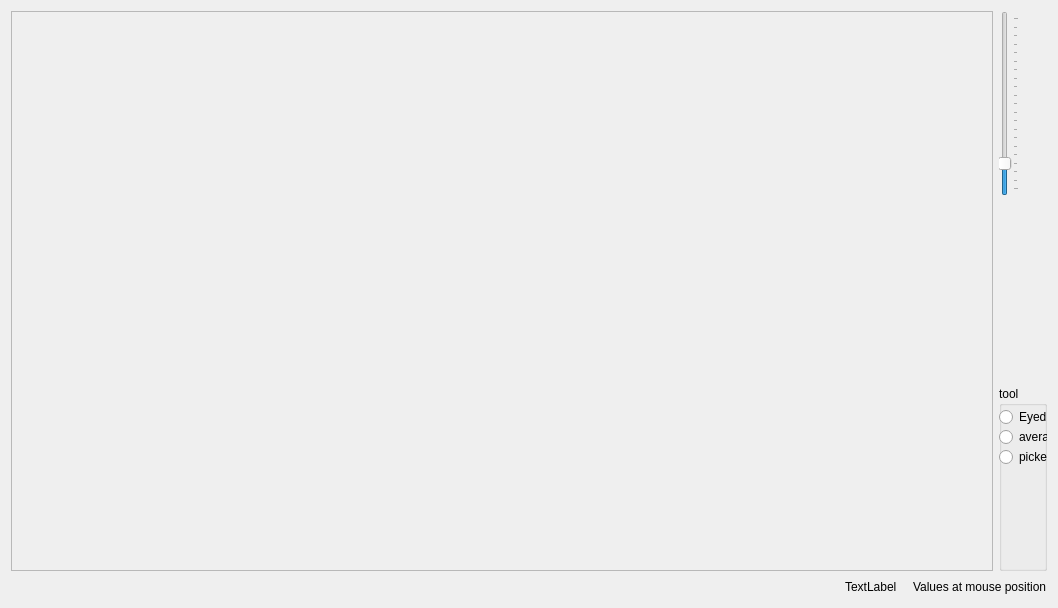
<?xml version="1.0" encoding="UTF-8"?>
<ui version="4.0">
 <class>FlowEditCanvas</class>
 <widget class="QWidget" name="FlowEditCanvas">
  <property name="geometry">
   <rect>
    <x>0</x>
    <y>0</y>
    <width>1058</width>
    <height>608</height>
   </rect>
  </property>
  <property name="windowTitle">
   <string notr="true">Form</string>
  </property>
  <layout class="QGridLayout" name="gridLayout">
   <item row="2" column="0">
    <layout class="QHBoxLayout" name="horizontalLayout">
     <property name="sizeConstraint">
      <enum>QLayout::SetMinimumSize</enum>
     </property>
     <item>
      <spacer name="horizontalSpacer">
       <property name="orientation">
        <enum>Qt::Horizontal</enum>
       </property>
       <property name="sizeHint" stdset="0">
        <size>
         <width>40</width>
         <height>20</height>
        </size>
       </property>
      </spacer>
     </item>
     <item>
      <widget class="QLabel" name="lblPos">
       <property name="text">
        <string notr="true">TextLabel</string>
       </property>
      </widget>
     </item>
     <item>
      <spacer name="horizontalSpacer_2">
       <property name="orientation">
        <enum>Qt::Horizontal</enum>
       </property>
       <property name="sizeType">
        <enum>QSizePolicy::Fixed</enum>
       </property>
       <property name="sizeHint" stdset="0">
        <size>
         <width>10</width>
         <height>20</height>
        </size>
       </property>
      </spacer>
     </item>
     <item>
      <widget class="QLabel" name="lblValues">
       <property name="text">
        <string>Values at mouse position</string>
       </property>
      </widget>
     </item>
    </layout>
   </item>
   <item row="0" column="0">
    <layout class="QHBoxLayout" name="horizontalLayout_2">
     <item>
      <widget class="ImageDisplay" name="flow">
       <property name="sizePolicy">
        <sizepolicy hsizetype="Expanding" vsizetype="Expanding">
         <horstretch>0</horstretch>
         <verstretch>0</verstretch>
        </sizepolicy>
       </property>
       <property name="frameShape">
        <enum>QFrame::StyledPanel</enum>
       </property>
       <property name="frameShadow">
        <enum>QFrame::Raised</enum>
       </property>
      </widget>
     </item>
     <item>
      <layout class="QVBoxLayout" name="verticalLayout">
       <item>
        <widget class="QSlider" name="amplification">
         <property name="sizePolicy">
          <sizepolicy hsizetype="Fixed" vsizetype="Expanding">
           <horstretch>0</horstretch>
           <verstretch>0</verstretch>
          </sizepolicy>
         </property>
         <property name="maximum">
          <number>20</number>
         </property>
         <property name="sliderPosition">
          <number>3</number>
         </property>
         <property name="orientation">
          <enum>Qt::Vertical</enum>
         </property>
         <property name="tickPosition">
          <enum>QSlider::TicksBelow</enum>
         </property>
         <property name="tickInterval">
          <number>1</number>
         </property>
        </widget>
       </item>
       <item>
        <spacer name="verticalSpacer">
         <property name="orientation">
          <enum>Qt::Vertical</enum>
         </property>
         <property name="sizeHint" stdset="0">
          <size>
           <width>20</width>
           <height>40</height>
          </size>
         </property>
        </spacer>
       </item>
       <item>
        <widget class="QGroupBox" name="groupBox">
         <property name="sizePolicy">
          <sizepolicy hsizetype="Fixed" vsizetype="Expanding">
           <horstretch>0</horstretch>
           <verstretch>0</verstretch>
          </sizepolicy>
         </property>
         <property name="title">
          <string>tool</string>
         </property>
         <widget class="QRadioButton" name="eyedropper">
          <property name="geometry">
           <rect>
            <x>0</x>
            <y>20</y>
            <width>89</width>
            <height>22</height>
           </rect>
          </property>
          <property name="text">
           <string>Eyedropper</string>
          </property>
         </widget>
         <widget class="QRadioButton" name="picker">
          <property name="geometry">
           <rect>
            <x>0</x>
            <y>60</y>
            <width>89</width>
            <height>22</height>
           </rect>
          </property>
          <property name="text">
           <string>picker</string>
          </property>
         </widget>
         <widget class="QRadioButton" name="average">
          <property name="geometry">
           <rect>
            <x>0</x>
            <y>40</y>
            <width>89</width>
            <height>22</height>
           </rect>
          </property>
          <property name="sizePolicy">
           <sizepolicy hsizetype="Preferred" vsizetype="Preferred">
            <horstretch>0</horstretch>
            <verstretch>0</verstretch>
           </sizepolicy>
          </property>
          <property name="text">
           <string>average</string>
          </property>
         </widget>
        </widget>
       </item>
      </layout>
     </item>
    </layout>
   </item>
  </layout>
 </widget>
 <customwidgets>
  <customwidget>
   <class>ImageDisplay</class>
   <extends>QFrame</extends>
   <header>libgui/imageDisplay.h</header>
   <container>1</container>
  </customwidget>
 </customwidgets>
 <resources/>
 <connections/>
</ui>
